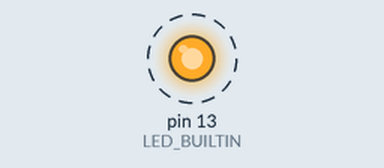
A sketch run on a simulated Arduino Uno, built with avr-gcc and run on an emulated ATmega328P. Parts: output pins drawn as LEDs (lit = HIGH). Dashed ring = blinking.

Above: at 0.12 s.
Timing chart, 0 to 3.0 s (numbered marks = the images above):
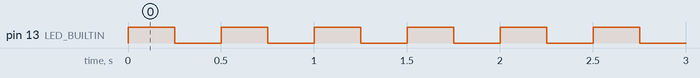

Measured:
- by itself, pin 13 (LED_BUILTIN): alternates HIGH for 0.25 s and LOW for 0.25 s

The sketch:

led_blink.ino
```cpp
void setup() {
  pinMode(LED_BUILTIN, OUTPUT);
}

void loop() {
  digitalWrite(LED_BUILTIN, HIGH);   // turn the LED on (HIGH is the voltage level)
  delay(250);                       // wait for a second
  digitalWrite(LED_BUILTIN, LOW);    // turn the LED off by making the voltage LOW
  delay(250);                       // wait for a second
Serial.print("Sup world.");
}
```
